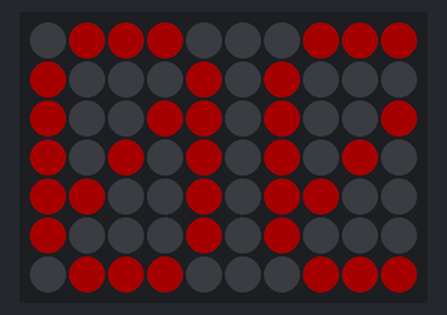
A sketch run on a simulated Arduino Mega 2560, built with avr-gcc and run on an emulated ATmega2560. On the bench: 10×7 RGB LED matrix (first LED top left, wired row by row). Dim RGB values are drawn brighter than linear.

Above: at 0.25 s.
At 0.68 s:
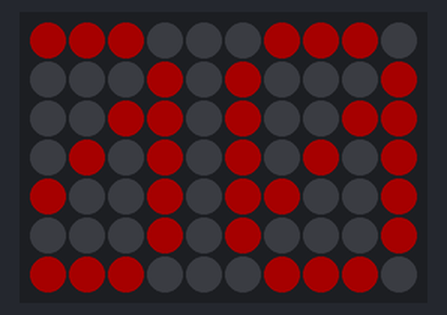

The sketch:

bouncingScore.ino
```cpp
#include <Adafruit_GFX.h>
#include <Adafruit_NeoMatrix.h>
#include <Adafruit_NeoPixel.h>
#ifndef PSTR
 #define PSTR // Make Arduino Due happy
#endif

#define PIN 52

Adafruit_NeoMatrix matrix = Adafruit_NeoMatrix(10, 7, PIN,
  NEO_MATRIX_TOP     + NEO_MATRIX_LEFT +                         //change to top left if data pin connected topleft
  NEO_MATRIX_ROWS + NEO_MATRIX_ZIGZAG,                    //change to zigzag
  NEO_GRB            + NEO_KHZ800);

const uint16_t colors[] = {
  matrix.Color(255, 0, 0), matrix.Color(0, 255, 0), matrix.Color(0, 0, 255) };

void setup() {
  matrix.begin();
  matrix.setTextWrap(false);
  matrix.setBrightness(40);
  matrix.setTextColor(colors[0]);
}

int x    = 0;
int pass = 0;

void loop() {
  matrix.fillScreen(0);
  matrix.setCursor(x, 0);
  matrix.print(F("00"));
  if(x<0) {
    x++;
  }
  else{
    x--;
  }
  //if(x > 10) {
   // x = -10;
    if(pass >= 3) pass = 0;
    matrix.setTextColor(colors[pass]);


  matrix.show();
  delay(400);


}
```

Measured:
- what the display in image 1 shows lasts 0.4 s, from 0.5 s to 0.9 s
